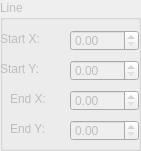
   <widget class="QGroupBox" name="Linegroup">
    <property name="enabled">
     <bool>false</bool>
    </property>
    <property name="geometry">
     <rect>
      <x>440</x>
      <y>250</y>
      <width>141</width>
      <height>151</height>
     </rect>
    </property>
    <property name="title">
     <string>Line</string>
    </property>
    <widget class="QDoubleSpinBox" name="HorizLinear_3">
     <property name="geometry">
      <rect>
       <x>70</x>
       <y>90</y>
       <width>69</width>
       <height>21</height>
      </rect>
     </property>
     <property name="maximum">
      <double>300.000000000000000</double>
     </property>
    </widget>
    <widget class="QLabel" name="label_8">
     <property name="geometry">
      <rect>
       <x>0</x>
       <y>60</y>
       <width>61</width>
       <height>17</height>
      </rect>
     </property>
     <property name="text">
      <string>Start Y:</string>
     </property>
    </widget>
    <widget class="QDoubleSpinBox" name="VertLinear_4">
     <property name="geometry">
      <rect>
       <x>70</x>
       <y>120</y>
       <width>69</width>
       <height>21</height>
      </rect>
     </property>
     <property name="maximum">
      <double>300.000000000000000</double>
     </property>
    </widget>
    <widget class="QDoubleSpinBox" name="VertLinear_2">
     <property name="geometry">
      <rect>
       <x>70</x>
       <y>60</y>
       <width>69</width>
       <height>21</height>
      </rect>
     </property>
     <property name="maximum">
      <double>300.000000000000000</double>
     </property>
    </widget>
    <widget class="QLabel" name="label_11">
     <property name="geometry">
      <rect>
       <x>10</x>
       <y>120</y>
       <width>61</width>
       <height>17</height>
      </rect>
     </property>
     <property name="text">
      <string>End Y:</string>
     </property>
    </widget>
    <widget class="QLabel" name="label_10">
     <property name="geometry">
      <rect>
       <x>10</x>
       <y>90</y>
       <width>61</width>
       <height>17</height>
      </rect>
     </property>
     <property name="text">
      <string>End X:</string>
     </property>
    </widget>
    <widget class="QLabel" name="label_7">
     <property name="geometry">
      <rect>
       <x>0</x>
       <y>30</y>
       <width>61</width>
       <height>17</height>
      </rect>
     </property>
     <property name="text">
      <string>Start X:</string>
     </property>
    </widget>
    <widget class="QDoubleSpinBox" name="HorizLinear_2">
     <property name="geometry">
      <rect>
       <x>70</x>
       <y>30</y>
       <width>69</width>
       <height>21</height>
      </rect>
     </property>
     <property name="maximum">
      <double>300.000000000000000</double>
     </property>
    </widget>
   </widget>
